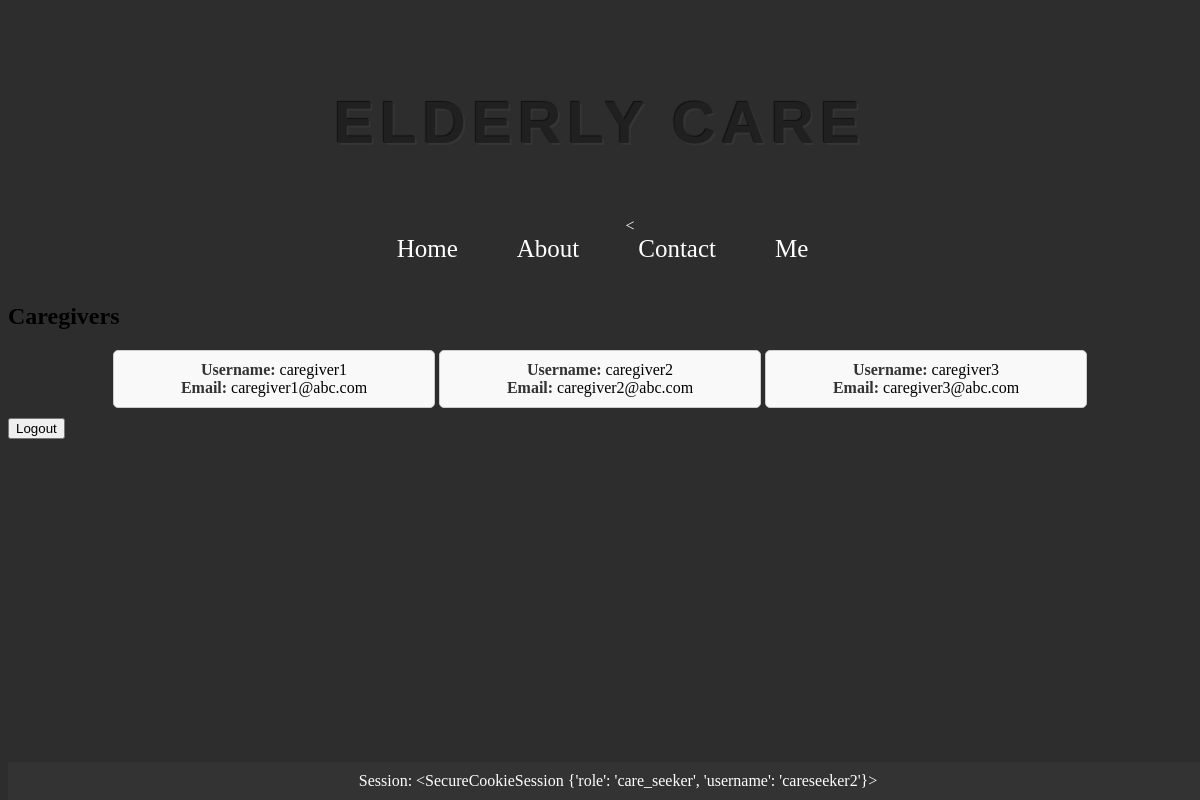
/careseeker_dashboard (signed in), run on an earlier commit of the app's database.
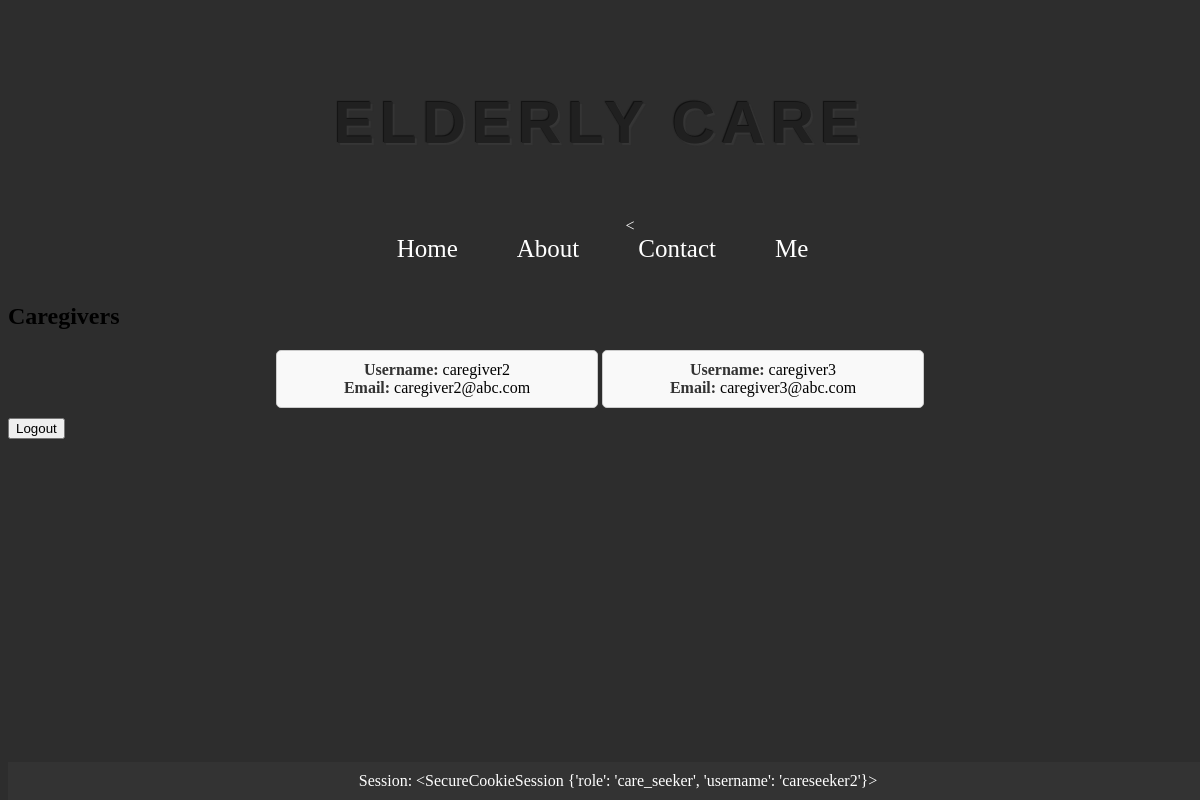
And on a later commit of the database.
### app/models.py (models this page shows, shortened)
class Users(db.Model, UserMixin):
    __tablename__ = 'users'
    id = db.Column(db.Integer, primary_key=True)
    username = db.Column(db.String(50), unique=True, nullable=False)
    email = db.Column(db.String(120), unique=True, nullable=False)
    password = db.Column(db.String(255), nullable=False)
    location = db.Column(db.String(60), nullable=False)
    phone_number = db.Column(db.String(20), nullable=False)
    role = db.Column(db.String(15), nullable=False)
    age = db.Column(db.Integer)
    experience = db.Column(db.Integer)
    references = db.Column(ChoiceType([('Yes', 'yes'), ('No', 'no'), ('N/A', 'n/a')]))
    availability = db.Column(ChoiceType([('Full-Time', 'FT'), ('Part-Time', 'PT')]))
    languages_spoken = db.Column(db.String(100))
    background_check = db.Column(db.Boolean)
    additional_notes = db.Column(db.Text)
    type_of_care_needed = db.Column(db.String(100))
    monthly_budget = db.Column(db.Integer)
    availability_needed = db.Column(ChoiceType([('Full-Time', 'FT'), ('Part-Time', 'PT')]))
    preferred_qualifications = db.Column(db.String(100))
    medical_conditions = db.Column(db.String(100))

### app/routes.py (the view)
@auth_blueprint.route('/careseeker_dashboard')
def careseeker_dashboard():
    if session.get('role') == 'care_seeker':
        caregivers = Users.query.filter_by(role='caregiver').all()
        return render_template('careseeker_dashboard.html', caregivers=caregivers)
    else:
        flash('Access denied. Log in as caregiver', 'error')
        return redirect(url_for('home.homepage'))

### app/templates/careseeker_dashboard.html (shortened to what this page needs)
{% extends 'base.html' %}
{% block content %}
    <h2>Caregivers</h2>
    <div class="caregivers-container">
        {% for caregiver in caregivers %}
            <div class="caregiver-box">
                <strong>Username:</strong> {{ caregiver.username }}<br>
                <strong>Email:</strong> {{ caregiver.email }}<br>
            </div>
        {% endfor %}
    </div>
<form action="{{ url_for('auth.logout') }}" method="POST">
        <button type="submit" class="logout-button">Logout</button>
    </form>
{% endblock %}

### app/templates/base.html (shortened to what this page needs)
<!DOCTYPE html>
<html lang="en">
<head>
</head>
<body>
    <header>
        <h1>{% block header %}Elderly Care{% endblock %}</h1>
        <nav>
    <<ul>
    <li><a href="/">Home</a></li>
    <li><a href="/about">About</a></li>
    <li><a href="/contact">Contact</a></li>
    {% if session.get('role') != 'NULL' and session.get('username') != 'NULL' %}
    {% if session['role'] == 'caregiver' %}
        <li><a href="/caregivers_profile/{{ session['username'] }}">Me</a></li>
    {% elif session['role'] == 'care_seeker' %}
        <li><a href="/careseeker_profile/{{ session['username'] }}">Me</a></li>
    {% endif %}
{% endif %}
</ul>
</nav>
    </header>
    <div class="main-content">
        <section class="content">
            {% block content %}{% endblock %}
        </section>
    </div>
<footer>
        Session: {{ session }}
    </footer>
</body>
</html>

### app/templates/base.html (style rules this page uses)
body { background-color: #2d2d2d; }
header { background-color: #2d2d2d; color: #fff; padding: 20px; text-align: center; }
nav { padding-left: 60px; }
nav ul { list-style-type: none; margin: 0; padding: 0; text-align: center; }
nav ul li { display: inline; margin-right: 55px; }
nav ul li a { color: #fff; text-decoration: none; font-size: 25px; }
footer { background-color: #333; color: #fff; padding: 10px; text-align: center; position: fixed; bottom: 0; width: 100%; }
h1 { font-family: "Avant Garde", Avantgarde, "Century Gothic", CenturyGothic, "AppleGothic", sans-serif; font-size: 60px; padding: 20px 30px; text-align: center; text-transform: uppercase; text-rendering: optimizeLegibility; color: #202020; background-color: #2d2d2d; letter-spacing: .1em; text-shadow: -1px -1px 1px #111, 2px 2px 1px #363636; }

### app/templates/careseeker_dashboard.html (style rules this page uses)
.caregivers-container { text-align: center; margin-top: 20px; }
.caregiver-box { border: 1px solid #ccc; border-radius: 5px; padding: 10px; margin-bottom: 10px; width: 300px; background-color: #f9f9f9; display: inline-block; vertical-align: top; }
.caregiver-box strong { color: #333; }

What changed in the data, as far as the page shows it:
removed Users: username "caregiver1", email "caregiver1@abc.com"
